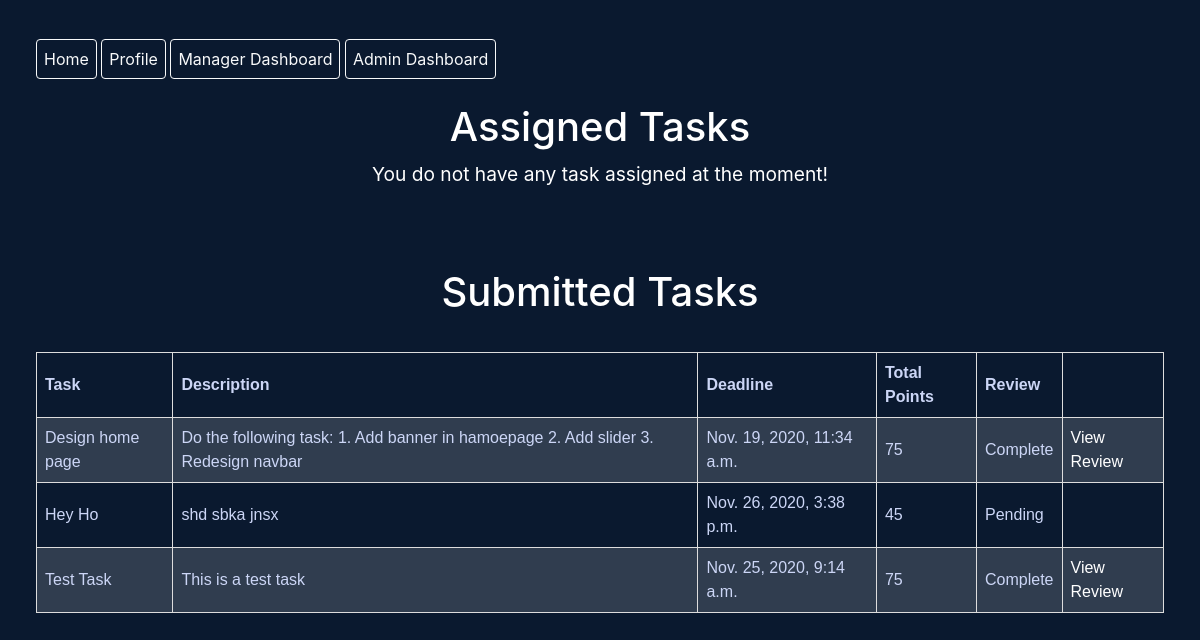
The page / (signed in) on the database its author committed.
### createMode/models.py (models this page shows, shortened)
class Task(models.Model):
	title = models.CharField(max_length=240)
	description = models.TextField()
	total_points = models.PositiveIntegerField(validators=[MinValueValidator(10), MaxValueValidator(100)])
	department = models.ForeignKey(Department, on_delete=models.CASCADE)
	deadline = models.DateTimeField()
	assigned_to = models.ForeignKey(User, on_delete=models.SET_NULL, blank=True, null=True, related_name='assigned_to_user')
	created_by = models.ForeignKey(User, on_delete=models.SET_NULL, blank=True, null=True, related_name='created_by_user')
	created_at = models.DateTimeField(auto_now_add=True)
	submitted = models.BooleanField(default=False)
	reviewed = models.BooleanField(default=False)
	review_id = models.PositiveIntegerField(blank=True, null=True)

### core/views.py (the view)
# urls.py: path('', adminIndex.as_view(), name='admin-index'),
@login_required(login_url='/login')
def index(request):
	EPIRecord = EmployeePersonalInfo.objects.filter(user= request.user)
	if not EPIRecord:
		messages.info(request, f'Please update your personal information.')
		return redirect('core:add-personal-info')
	EEIRecord = EmployeeEducationInfo.objects.filter(user= request.user)
	if not EEIRecord:
		messages.info(request, f'Please update your educational information.')
		return redirect('core:add-education-info')
	EExIRecord = EmployeeExperienceInfo.objects.filter(user= request.user)
	if not EExIRecord:
		messages.info(request, f'Please update your experience information.')
		return redirect('core:add-experience-info')
	isManager = False
	EJI = EmployeeJobInfo.objects.filter(user = request.user)
	if EJI and EJI[0].isManager == True:
		isManager = True
	tasks = Task.objects.filter(assigned_to = request.user)
	context = {
		'assigned_tasks' : tasks.filter(submitted = False),
		'submitted_tasks' : tasks.filter(submitted = True),
		'isManager' : isManager,
	}
	return render(request, 'core/index.html', context)

### core/context_processors.py (called while the page is built)
def check_authorization(request):
	if request.user.is_superuser:
		user_is_admin = True
	else:
		user_is_admin = False
	if request.user.is_authenticated:
		user_is_authenticated = True
		jobinfo = EmployeeJobInfo.objects.filter(user = request.user)[0]
		if jobinfo and jobinfo.isManager == True:
			user_is_manager = True
		else:
			user_is_manager = False
	else:
		user_is_authenticated = False
		user_is_manager = False
	return {
		'user_is_authenticated' : user_is_authenticated,
		'user_is_admin': user_is_admin,
		'user_is_manager' : user_is_manager,
	}

### core/templates/core/index.html (shortened to what this page needs)
{% extends 'core/base.html' %}
{% load static %}
{% block content %}
	<div class="">
		<h1>Assigned Tasks</h1>
		{% if assigned_tasks %}
			<table>
				<tr>
					<th>Task</th>
					<th>Description</th>
					<th>Deadline</th>
					<th>Total Points</th>
					<th></th>
				</tr>
					{% for task in assigned_tasks %}
						<tr>
					    	<td>
					    		{{ task.title}}
					    	</a></td>
					    	<td> {{ task.description }}</td>
					    	<td>
								{{ task.deadline }}
					    	</td>
					    	<td>
					    		{{ task.total_points }}
					    	</td>
					    	<td>
					    		<a href="{% url 'createMode:submit-task' task.pk %}">Submit</a>
					    	</td>
					    </tr>
					{% endfor %}
			</table>
		{% else %}
			<h4 class='msg'> <small>You do not have any task assigned at the moment! </small></h4>
		{% endif %}
		<br><br><br>
		<h1>Submitted Tasks</h1>
		{% if submitted_tasks %}
			<table>
				<tr>
					<th>Task</th>
					<th>Description</th>
					<th>Deadline</th>
					<th>Total Points</th>
					<th>Review</th>
					<th></th>
				</tr>
					{% for task in submitted_tasks %}
						<tr>
					    	<td>
					    		{{ task.title}}
					    	</a></td>
					    	<td> {{ task.description }}</td>
					    	<td>
								{{ task.deadline }}
					    	</td>
					    	<td>
					    		{{ task.total_points }}
					    	</td>
					    	<td>
					    		{% if task.reviewed is True %}
					    			Complete
					    		{% else %}
					    			Pending
					    		{% endif %}
					    	</td>
					    	<td>
					    		{% if task.reviewed is True %}
					    			<a href="{% url 'core:task-review-details' task.review_id %}">
					    				View Review
					    			</a>
					    		{% endif %}
					    	</td>
					    </tr>
					{% endfor %}
			</table>
		{% else %}
			<h4 class='msg'> <small>You do not have any submitted task  at the moment! </small></h4>
		{% endif %}
		<br><br><br>
	</div>
{% endblock %}

### core/static/core/style.css (style rules this page uses)
html, body { background-color: #0a192f; color: rgb(204, 214, 246); }
h1, h2, h3, h4, h5 { color: white; }
table { width: 350px; padding: 15px 100px; }
.msg { text-align: center; }

### assignment/static/assignment/style.css (style rules this page uses)
table { font-family: arial, sans-serif; border-collapse: collapse; width: 94%; margin-left: 3%; margin-top: 3% }
td, th { border: 1px solid #dddddd; text-align: left; padding: 8px; }
tr:nth-child(even) { background-color: #dddddd2e; }
a { color: black; text-decoration: none; }
h1,h3 { text-align: center; }
td > a { color: white; }

### rows shown on the page
Task: title "Design home page", description "Do the following task: 1. Add banner in hamoepage 2. Add slider 3. Redesign navbar", deadline "Nov. 19, 2020, 11:34 a.m.", total_points "75", reviewed "Complete"
Task: title "Hey Ho", description "shd sbka jnsx", deadline "Nov. 26, 2020, 3:38 p.m.", total_points "45", reviewed "Pending"
Task: title "Test Task", description "This is a test task", deadline "Nov. 25, 2020, 9:14 a.m.", total_points "75", reviewed "Complete"
